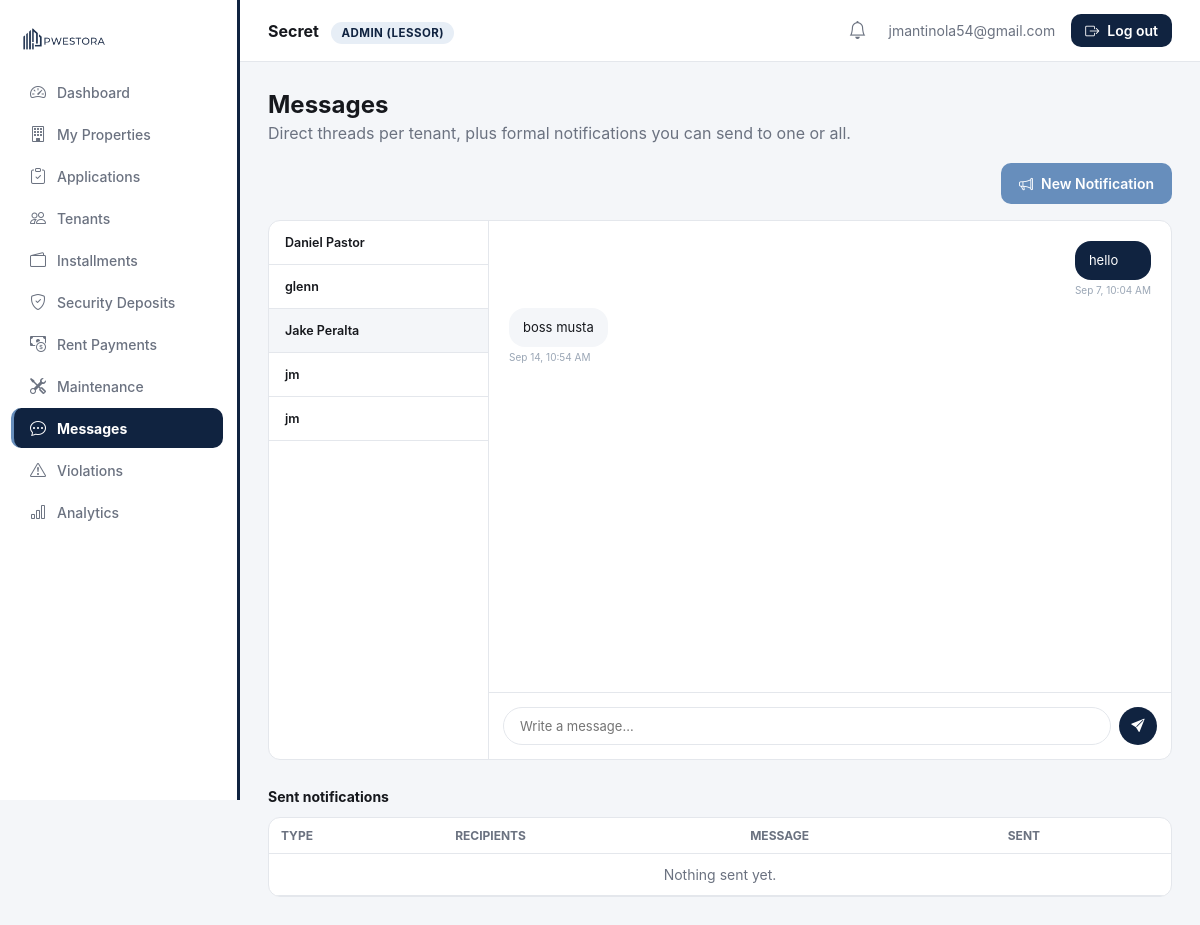
Page /dashboard.php?page=messages&tenant=5 (signed in) on the earlier database version.
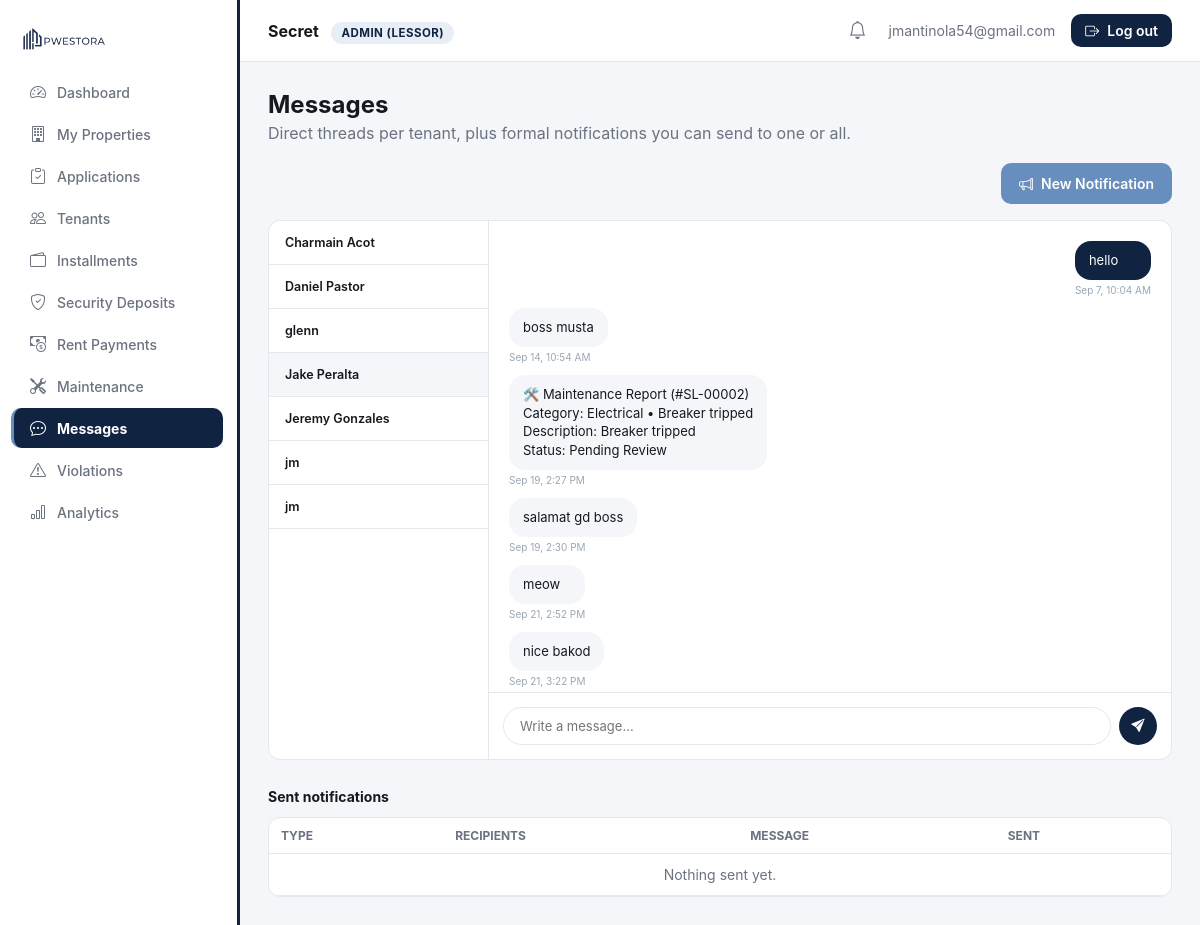
Same page on the later database version.
### tables this page shows
CREATE TABLE `tenants` (
  `id` int(11) NOT NULL,
  `lessor_id` int(11) NOT NULL,
  `property_id` int(11) NOT NULL,
  `application_id` int(11) DEFAULT NULL,
  `lessee_id` int(11) DEFAULT NULL,
  `tenant_name` varchar(150) NOT NULL,
  `unit_label` varchar(100) DEFAULT NULL,
  `created_at` datetime NOT NULL DEFAULT current_timestamp()
);

CREATE TABLE `messages` (
  `id` int(11) NOT NULL,
  `thread_id` int(11) NOT NULL,
  `sender` enum('lessor','tenant') NOT NULL,
  `notice_type` varchar(60) DEFAULT NULL,
  `body` text NOT NULL,
  `sent_at` datetime NOT NULL DEFAULT current_timestamp()
);

### public_html/includes/sidebar_nav.php (called while the page is built)
<?php
$NAV_BY_ROLE = [
    'lessor' => [
        ['id' => 'overview',      'label' => 'Dashboard',          'icon' => 'bi-speedometer2'],
        ['id' => 'listings',      'label' => 'My Properties',      'icon' => 'bi-building'],
        ['id' => 'applications',  'label' => 'Applications',       'icon' => 'bi-clipboard-check'],
        ['id' => 'tenants',       'label' => 'Tenants',            'icon' => 'bi-people'],
        ['id' => 'installments',  'label' => 'Installments',       'icon' => 'bi-wallet2'],
        ['id' => 'deposits',      'label' => 'Security Deposits',  'icon' => 'bi-shield-check'],
        ['id' => 'payments',      'label' => 'Rent Payments',      'icon' => 'bi-cash-coin'],
        ['id' => 'maintenance',   'label' => 'Maintenance',        'icon' => 'bi-tools'],
        ['id' => 'messages',      'label' => 'Messages',           'icon' => 'bi-chat-dots'],
        ['id' => 'violations',    'label' => 'Violations',         'icon' => 'bi-exclamation-triangle'],
        ['id' => 'analytics',     'label' => 'Analytics',          'icon' => 'bi-bar-chart'],
    ],
    'superadmin' => [
        ['id' => 'overview',    'label' => 'Dashboard',        'icon' => 'bi-speedometer2'],
        ['id' => 'lessors',     'label' => 'Verify Lessors',   'icon' => 'bi-shield-check'],
        ['id' => 'properties',  'label' => 'Verify Properties','icon' => 'bi-building'],
        ['id' => 'users',       'label' => 'User Management',  'icon' => 'bi-people'],
        ['id' => 'notify',      'label' => 'Notify Lessors',   'icon' => 'bi-megaphone'],
        ['id' => 'revenue',     'label' => 'Revenue',          'icon' => 'bi-bar-chart'],
        ['id' => 'audit',       'label' => 'Audit Logs',       'icon' => 'bi-journal-text'],
        ['id' => 'settings',    'label' => 'Platform Settings','icon' => 'bi-gear'],
    ],
];

### public_html/includes/auth.php (called while the page is built, shortened)
<?php
function current_user(): ?array {
    return $_SESSION['user'] ?? null;
}

### public_html/modules/messages.php (the view, shortened to what the changed rows need)
<?php
$lessorId = $user['id'];
$tenants = $pdo->prepare('SELECT id, tenant_name FROM tenants WHERE lessor_id = ? ORDER BY tenant_name');
$tenants->execute([$lessorId]);
$tenants = $tenants->fetchAll();
$activeTenantId = isset($_GET['tenant']) ? (int) $_GET['tenant'] : ($tenants[0]['id'] ?? null);
$activeTenant = null;
foreach ($tenants as $t) {
    if ((int) $t['id'] === $activeTenantId) { $activeTenant = $t; break; }
}
$thread = [];
if ($activeTenant) {
    $threadStmt = $pdo->prepare(
        'SELECT m.* FROM messages m
         JOIN message_threads mt ON mt.id = m.thread_id
         WHERE mt.lessor_id = ? AND mt.tenant_id = ?
         ORDER BY m.sent_at ASC'
    );
    $threadStmt->execute([$lessorId, $activeTenantId]);
    $thread = $threadStmt->fetchAll();
}
?>
<h2 style="margin:0 0 4px;">Messages</h2>
<?php if (!$tenants): ?>
  <div class="card"><p style="color:var(--ink-500); font-size:13px; margin:0;">You don't have any active tenants yet — messaging opens up once an application is approved.</p></div>
<?php else: ?>
<div class="chat-shell">
  <div class="chat-sidebar">
    <?php foreach ($tenants as $t): ?>
      <a href="/dashboard.php?page=messages&tenant=<?= $t['id'] ?>" class="chat-tenant-btn <?= $t['id'] == $activeTenantId ? 'active' : '' ?>">
        <p style="font-size:12.5px; font-weight:600; color:var(--ink-900);"><?= htmlspecialchars($t['tenant_name']) ?></p>
      </a>
    <?php endforeach; ?>
  </div>
  <div class="chat-main">
    <div class="chat-messages">
      <?php if (!$thread): ?>
        <p style="font-size:12.5px; color:var(--ink-500);">No messages yet with this tenant.</p>
      <?php else: foreach ($thread as $m): $isMe = $m['sender'] === 'lessor'; ?>
        <div class="chat-bubble-row <?= $isMe ? 'me' : '' ?>">
          <div class="chat-bubble <?= $isMe ? 'me' : 'tenant' ?>">
            <div class="bubble-text"><?= nl2br(htmlspecialchars($m['body'])) ?></div>
            <p class="bubble-time"><?= (new DateTime($m['sent_at']))->format('M j, g:i A') ?></p>
          </div>
        </div>
      <?php endforeach; endif; ?>
    </div>
  </div>
</div>
<?php endif; ?>
<div class="card" style="padding:0; overflow:hidden;">
  <div class="table-scroll">
  <table>
    <thead><tr><th>Type</th><th>Recipients</th><th>Message</th><th>Sent</th></tr></thead>
  </table>
  </div>
</div>

### public_html/includes/header.php (shortened to what the changed rows need)
<?php
require_once __DIR__ . '/sidebar_nav.php';
$nav = $NAV_BY_ROLE[$user['role']] ?? [];
?>
<!DOCTYPE html>
<html lang="en">
<head>
<link rel="stylesheet" href="/assets/css/style.css?v=12">
<link rel="stylesheet" href="https://cdn.jsdelivr.net/npm/bootstrap-icons@1.11.3/font/bootstrap-icons.css">
</head>
<body>
<div class="app-shell">
  <aside class="sidebar" id="sidebar">
    <nav>
      <?php foreach ($nav as $item): ?>
        <a class="nav-item <?= $page === $item['id'] ? 'active' : '' ?>"
           href="/dashboard.php?page=<?= $item['id'] ?>">
          <i class="bi <?= $item['icon'] ?>"></i> <span><?= $item['label'] ?></span>
        </a>
      <?php endforeach; ?>
    </nav>
  </aside>
  <div class="main">
    <div class="content">

Differences in the rows shown:
added tenants: tenant_name "Charmain Acot"
added tenants: tenant_name "Jeremy Gonzales"
added messages: body "🛠️ Maintenance Report (#SL-00002) Category: Electrical • Breaker tripped Description: Breaker tripped Status: Pending Review", sent_at "Sep 19, 2:27 PM"
added messages: body "salamat gd boss", sent_at "Sep 19, 2:30 PM"
added messages: body "meow", sent_at "Sep 21, 2:52 PM"
added messages: body "nice bakod", sent_at "Sep 21, 3:22 PM"
